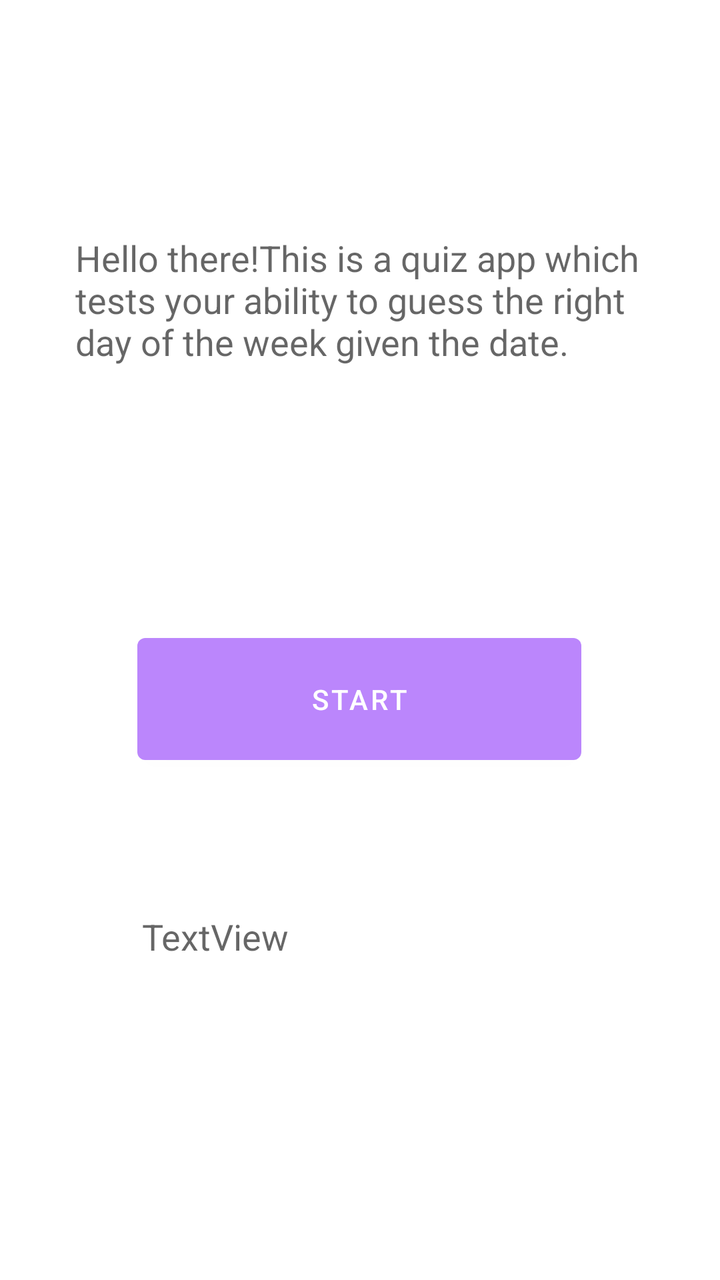
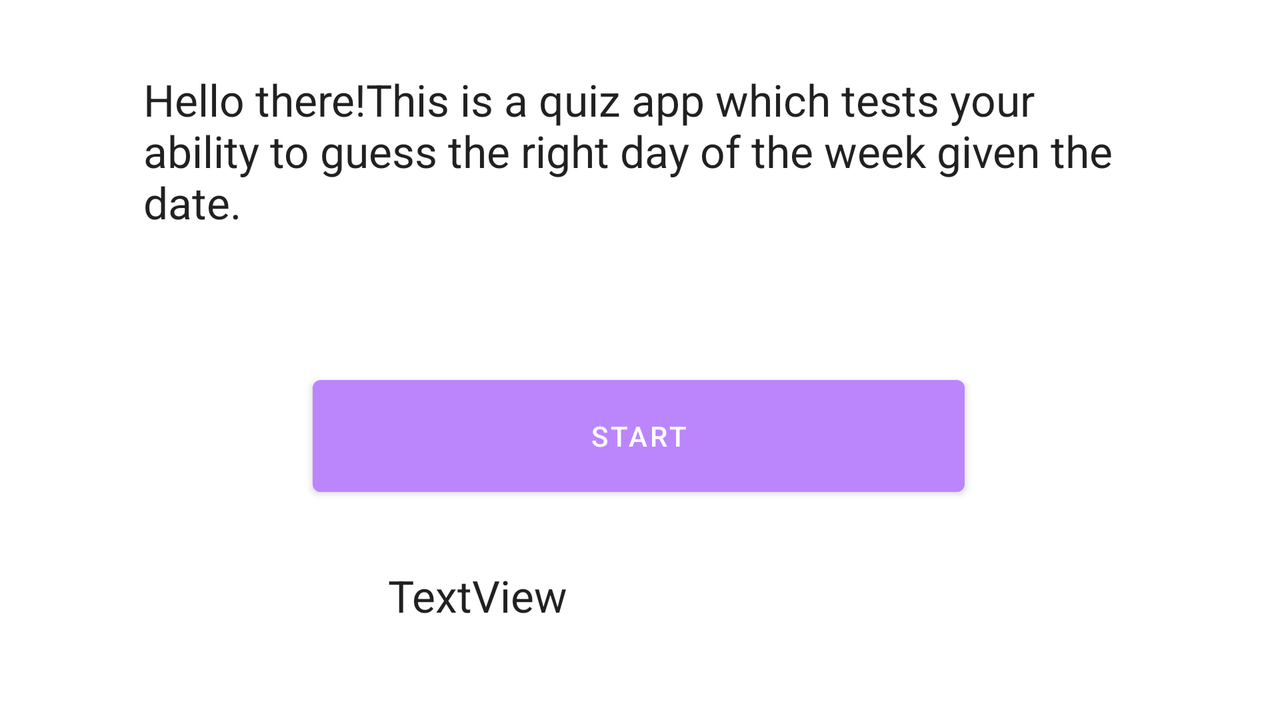

First picture: res/layout/ on a phone held upright. Second picture: the repository's own variant of that layout, on a device whose configuration matches the variant's folder. Source for both follows.
<!-- AndroidManifest.xml: application theme Theme.GDOW -->
<!-- res/layout/activity_main.xml -->
<?xml version="1.0" encoding="utf-8"?>
<androidx.constraintlayout.widget.ConstraintLayout xmlns:android="http://schemas.android.com/apk/res/android"
    xmlns:app="http://schemas.android.com/apk/res-auto"
    xmlns:tools="http://schemas.android.com/tools"
    android:layout_width="match_parent"
    android:layout_height="match_parent"
    android:visibility="visible"
    tools:context=".MainActivity"
    tools:visibility="visible">

    <TextView
        android:id="@+id/textView"
        android:layout_width="295dp"
        android:layout_height="137dp"
        android:capitalize="none"
        android:text="Hello there!This is a quiz app which tests your ability to guess the right day of the week given the date. \n"
        android:textAppearance="@style/TextAppearance.AppCompat.Medium"
        app:layout_constraintBottom_toBottomOf="parent"
        app:layout_constraintHorizontal_bias="0.581"
        app:layout_constraintLeft_toLeftOf="parent"
        app:layout_constraintRight_toRightOf="parent"
        app:layout_constraintTop_toTopOf="parent"
        app:layout_constraintVertical_bias="0.232" />

    <Button
        android:id="@+id/btnStart"
        android:layout_width="222dp"
        android:layout_height="73dp"
        android:text="START"
        app:backgroundTint="@color/purple_200"
        app:layout_constraintBottom_toBottomOf="parent"
        app:layout_constraintEnd_toEndOf="parent"
        app:layout_constraintHorizontal_bias="0.497"
        app:layout_constraintStart_toStartOf="parent"
        app:layout_constraintTop_toBottomOf="@+id/textView"
        app:layout_constraintVertical_bias="0.189" />

    <TextView
        android:id="@+id/mainhighscore"
        android:layout_width="254dp"
        android:layout_height="58dp"
        android:layout_marginStart="71dp"
        android:layout_marginLeft="71dp"
        android:layout_marginTop="75dp"
        android:layout_marginEnd="72dp"
        android:layout_marginRight="72dp"
        android:layout_marginBottom="131dp"
        android:text="TextView"
        android:textAppearance="@style/TextAppearance.AppCompat.Medium"
        app:layout_constraintBottom_toBottomOf="parent"
        app:layout_constraintEnd_toEndOf="parent"
        app:layout_constraintHorizontal_bias="0.0"
        app:layout_constraintStart_toStartOf="parent"
        app:layout_constraintTop_toBottomOf="@+id/btnStart" />

</androidx.constraintlayout.widget.ConstraintLayout>
<!-- resources referenced by this layout -->
<resources>
  <color name="purple_200">#FFBB86FC</color>
  <style name="Theme.GDOW" parent="Theme.MaterialComponents.DayNight.DarkActionBar">
          
          <item name="colorPrimary">@color/purple_500</item>
          <item name="colorPrimaryVariant">@color/purple_700</item>
          <item name="colorOnPrimary">@color/white</item>
          
          <item name="colorSecondary">@color/teal_200</item>
          <item name="colorSecondaryVariant">@color/teal_700</item>
          <item name="colorOnSecondary">@color/black</item>
          
          <item name="android:statusBarColor" tools:targetApi="l">?attr/colorPrimaryVariant</item>
          
      </style>
  <color name="purple_500">#FF6200EE</color>
  <color name="purple_700">#FF3700B3</color>
  <color name="white">#FFFFFFFF</color>
  <color name="teal_200">#FF03DAC5</color>
  <color name="teal_700">#FF018786</color>
  <color name="black">#FF000000</color>
</resources>
<!-- res/layout-land/activity_main.xml (the repository's variant of the layout above) -->
<!-- drawn on the phone turned sideways -->
<?xml version="1.0" encoding="utf-8"?>
<androidx.constraintlayout.widget.ConstraintLayout xmlns:android="http://schemas.android.com/apk/res/android"
    xmlns:app="http://schemas.android.com/apk/res-auto"
    xmlns:tools="http://schemas.android.com/tools"
    android:layout_width="match_parent"
    android:layout_height="match_parent"
    android:visibility="visible"
    tools:context=".MainActivity"
    tools:visibility="visible">

    <TextView
        android:id="@+id/textView"
        android:layout_width="496dp"
        android:layout_height="91dp"
        android:layout_marginTop="80dp"
        android:layout_marginBottom="58dp"
        android:capitalize="none"
        android:text="Hello there!This is a quiz app which tests your ability to guess the right day of the week given the date. \n"
        android:textAppearance="@style/TextAppearance.AppCompat.Large"
        app:layout_constraintBottom_toTopOf="@+id/btnStart"
        app:layout_constraintHorizontal_bias="0.497"
        app:layout_constraintLeft_toLeftOf="parent"
        app:layout_constraintRight_toRightOf="parent"
        app:layout_constraintTop_toTopOf="parent" />

    <Button
        android:id="@+id/btnStart"
        android:layout_width="326dp"
        android:layout_height="68dp"
        android:layout_marginBottom="23dp"
        android:text="START"
        app:backgroundTint="@color/purple_200"
        app:layout_constraintBottom_toTopOf="@+id/mainhighscore"
        app:layout_constraintEnd_toEndOf="parent"
        app:layout_constraintHorizontal_bias="0.498"
        app:layout_constraintStart_toStartOf="parent"
        app:layout_constraintTop_toBottomOf="@+id/textView" />

    <TextView
        android:id="@+id/mainhighscore"
        android:layout_width="266dp"
        android:layout_height="74dp"
        android:layout_marginStart="194dp"
        android:layout_marginLeft="194dp"
        android:layout_marginTop="8dp"
        android:layout_marginEnd="272dp"
        android:layout_marginRight="272dp"
        android:layout_marginBottom="48dp"
        android:text="TextView"
        android:textAppearance="@style/TextAppearance.AppCompat.Large"
        app:layout_constraintBottom_toBottomOf="parent"
        app:layout_constraintEnd_toEndOf="parent"
        app:layout_constraintHorizontal_bias="0.0"
        app:layout_constraintStart_toStartOf="parent"
        app:layout_constraintTop_toBottomOf="@+id/btnStart"
        app:layout_constraintVertical_bias="1.0" />

</androidx.constraintlayout.widget.ConstraintLayout>
